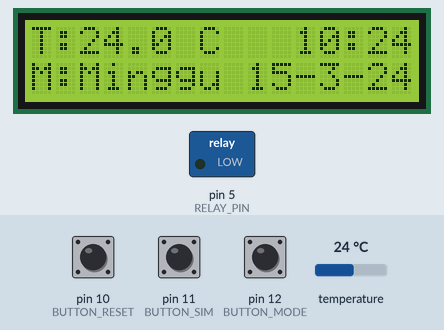
Simulated run of this sketch. Board: Arduino Uno, built with avr-gcc and run on an emulated ATmega328P. Parts: 16×2 character LCD, switched loads named in the sketch (green lamp = pin HIGH). The inputs (shaded band) are chosen by the test bench; at power-on: pin 10 (BUTTON_RESET) HIGH, pin 11 (BUTTON_SIM) HIGH, pin 12 (BUTTON_MODE) HIGH, temperature 24 °C. The local clock reads 2024-03-15 10:24:30 at power-on unless the sketch sets it; the audio player accepts every command and is not drawn; what the sketch prints to the serial monitor is not drawn.

Above: at 3.2 s.
3.3 s: pin 10 (BUTTON_RESET) pulled LOW for 1.15 s
At 6.6 s:
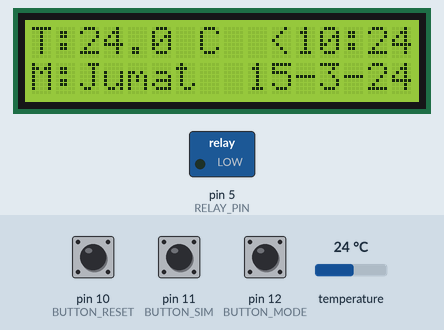
7.2 s: pin 11 (BUTTON_SIM) pulled LOW for 1.15 s
At 8.1 s:
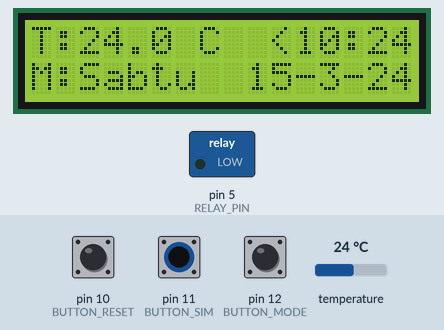
9.8 s: pin 12 (BUTTON_MODE) pulled LOW for 1.15 s
At 11.0 s:
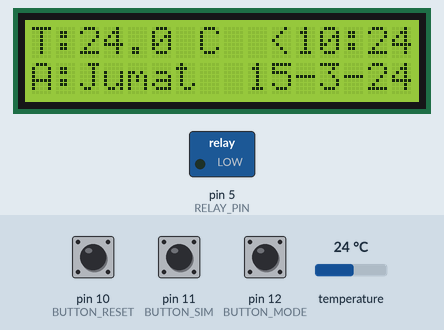
12.7 s: pin 11 (BUTTON_SIM) pulled LOW for 3.2 s
At 15.0 s:
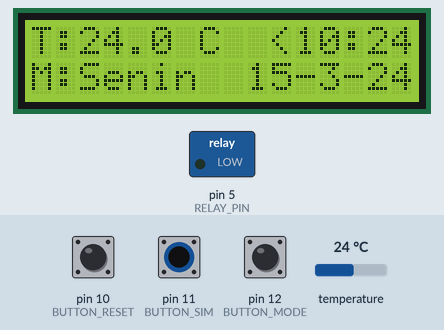
17.4 s: pin 11 (BUTTON_SIM) pulled LOW for 1.15 s
At 19.6 s:
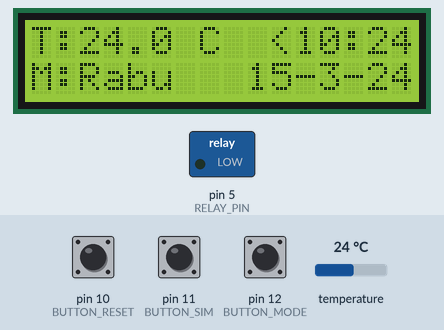
20.0 s: pin 11 (BUTTON_SIM) pulled LOW for 1.15 s
At 24.1 s:
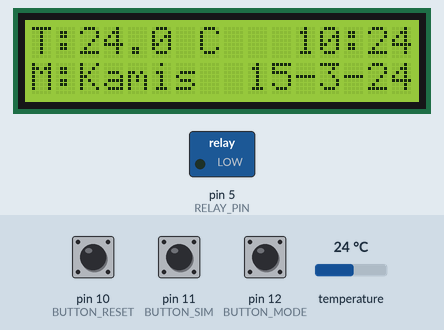
Timing chart, 0 to 25.6 s (numbered marks = the images above; inputs shaded):
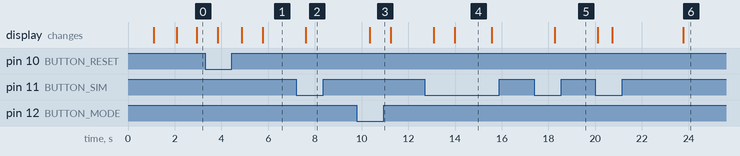

Measured:
- after the input at 3.3 s, the display: first changes after 0.53 s (image 1 shows a later state)
- after the input at 7.2 s, the display: changes after 0.41 s (image 2)
- after the input at 9.8 s, the display: changes after 0.55 s (image 3)
- after the input at 12.7 s, the display: first changes after 0.39 s (image 4 shows a later state)
- after the input at 17.4 s, the display: changes after 0.87 s (image 5)
- after the input at 20.0 s, the display: first changes after 0.12 s (image 6 shows a later state)
- what the display in image 4 shows lasts 1.6 s, from 14.0 s to 15.6 s

The sketch:

TX_Arduino.ino
```cpp
#include <OneWire.h>
#include <DallasTemperature.h>
#include <LiquidCrystal_I2C.h>
#include <DFPlayer_Mini_Mp3.h>
#include <SoftwareSerial.h>
#include <RTClib.h>

#define ONE_WIRE_BUS 4
#define RELAY_PIN 5
#define BUTTON_MODE 12     // saklar selector mode
#define BUTTON_SIM 11      // tombol simulasi counter hari
#define BUTTON_RESET 10    // tombol reset sistem

OneWire oneWire(ONE_WIRE_BUS);
DallasTemperature sensors(&oneWire);
LiquidCrystal_I2C lcd(0x27, 16, 2);

SoftwareSerial DFSerial(255, 8);   // RX, TX untuk DFPlayer
SoftwareSerial dataSerial(255, 9); // RX, TX untuk Komunikasi Data

RTC_DS1307 rtc;

static String lastHari = "";
float suhuC = 0;
int lastRelayState = -1;
bool normalSent = false;

int hariSimulasi = 0;      // counter hari simulasi (manual)
int hariAwalReset = 0;     // menyimpan hari awal saat reset ditekan
bool resetAktif = false;   // status apakah sudah pernah reset ditekan

String namaHari[7] = {
  "Minggu", "Senin", "Selasa", "Rabu", "Kamis", "Jumat", "Sabtu"
};

String hari, waktu;
bool autoMode;
int hariRTC, selisih;

// --- Ambil waktu RTC ---
String getRTCtime() {
  char buffer[30];
  DateTime now = rtc.now();
  snprintf(buffer, sizeof(buffer), "%s, %02d-%02d-%04d %02d:%02d:%02d",
           namaHari[now.dayOfTheWeek()].c_str(),
           now.day(), now.month(), now.year(),
           now.hour(), now.minute(), now.second());
  return String(buffer);
}

// --- Ambil nama hari (RTC atau Simulasi) ---
String getHariAktif(bool autoMode) {
  if (autoMode) {
    DateTime now = rtc.now();
    return namaHari[now.dayOfTheWeek()];
  } else {
    return namaHari[hariSimulasi];
  }
}

// --- Fungsi cek event BALIK & PANEN ---
void cekEventHari(String hari, String waktu, int selisih) {
  if (!resetAktif) return; // kalau reset belum aktif, abaikan

  if (hari != lastHari) {
    Serial.print("Hari baru: ");
    Serial.print(hari);
    Serial.print(" | Selisih: ");
    Serial.println(selisih);

    if (selisih == 3) {
      Serial.println(">>> EVENT BALIK <<<");
      Serial.println("Play DFPlayer...");
      delay(50);
      mp3_play(1);
      Serial.println("Done play DFPlayer");
      delay(500);
      dataSerial.println("MSG:BALIK|TEMP:" + String(suhuC, 1) + "|TIME:" + waktu);
    }

    if (selisih == 6) {
      Serial.println(">>> EVENT PANEN <<<");

      Serial.println("Play DFPlayer...");
      delay(50);
      mp3_play(2);
      Serial.println("Done play DFPlayer");
      delay(500);  // cukup 200ms biar nggak ngeblok

      // kirim notifikasi hanya sekali
      static bool panenSent = false;
      if (!panenSent) {
        dataSerial.println("MSG:PANEN|TEMP:" + String(suhuC, 1) + "|TIME:" + waktu);
        panenSent = true;
      }

      lcd.clear();
      lcd.setCursor(1, 0);
      lcd.print(">>> STOP <<<");
      delay(3000);
      lcd.clear();

      resetAktif = false;
      Serial.println("Reset kembali ke FALSE");
    }
    lastHari = hari;
  }
}

void updateLCD() {
  // LCD update
  DateTime now = rtc.now();
  lcd.setCursor(0, 0);
  lcd.print("T:" + String(suhuC, 1) + " C ");
  lcd.setCursor(11, 0);
  lcd.print(now.hour(), DEC);
  lcd.print(":");
  lcd.print(now.minute(), DEC);
  lcd.setCursor(0, 1);
  if (autoMode) {
    lcd.print("A:" + hari + "   ");
  } else {
    lcd.print("M:" + hari + "   ");
  }
  lcd.setCursor(9, 1);
  lcd.print(now.day(), DEC);
  lcd.print("-");
  lcd.print(now.month(), DEC);
  lcd.print("-");
  lcd.print(now.year() % 100, DEC);
}


void setup() {
  Serial.begin(9600);   // komunikasi ke ESP32
  DFSerial.begin(9600); // DFPlayer
  dataSerial.begin(9600);
  mp3_set_serial(DFSerial);
  delay(1000);
  mp3_set_volume(100);

  sensors.begin();
  lcd.init();
  lcd.backlight();

  if (!rtc.begin()) {
    lcd.setCursor(0, 0);
    lcd.print("RTC ERR");
    while (1);
  }

  pinMode(RELAY_PIN, OUTPUT);
  pinMode(BUTTON_MODE, INPUT_PULLUP);  // saklar mode
  pinMode(BUTTON_SIM, INPUT_PULLUP);   // push button simulasi
  pinMode(BUTTON_RESET, INPUT_PULLUP); // push button reset

  lcd.setCursor(0, 0);
  lcd.print("System Ready");
  delay(1000);
  lcd.clear();
}

void loop() {
  sensors.requestTemperatures();
  suhuC = sensors.getTempCByIndex(0);

  // Baca saklar mode
  autoMode = (digitalRead(BUTTON_MODE) == LOW); // ditekan = AUTO
  hari = getHariAktif(autoMode);
  waktu = getRTCtime();

  int relayState = lastRelayState;

  if (suhuC < 40) {
    relayState = LOW;
    normalSent = false;  // reset flag normal
  }
  else if (suhuC > 50) {
    relayState = HIGH;
    normalSent = false;  // reset flag normal
  }
  else {
    // Suhu normal (40–50 °C)
    relayState = lastRelayState;  // relay tidak berubah
    if (!normalSent) {
      dataSerial.println("TEMP:" + String(suhuC, 1) + "|TIME:" + waktu);
      Serial.println("Notifikasi kondisi SUHU NORMAL terkirim");
      normalSent = true;  // tandai sudah terkirim sekali
    }
  }

  // Kirim notifikasi hanya jika ada perubahan relay
  if (relayState != lastRelayState) {
    digitalWrite(RELAY_PIN, relayState);
    dataSerial.println("TEMP:" + String(suhuC, 1) + "|TIME:" + waktu);
    Serial.println("Notifikasi SUHU TIDAK NORMAL terkirim");
    lastRelayState = relayState;
  }

  // --- RESET ditekan ---
  if (digitalRead(BUTTON_RESET) == LOW) {
    DateTime now = rtc.now();
    hariAwalReset = now.dayOfTheWeek();
    hariSimulasi = hariAwalReset; // sinkron juga untuk simulasi
    resetAktif = true;
    lcd.clear();
    lcd.setCursor(0, 0);
    lcd.print(">>> START <<< ");
    lcd.setCursor(0, 1);
    lcd.print(namaHari[hariAwalReset]);
    delay(1000);
  }

  // --- Mode SIMULASI ---
  if (!autoMode) {
    if (digitalRead(BUTTON_SIM) == LOW && resetAktif) {
      hariSimulasi = (hariSimulasi + 1) % 7;
      hari = getHariAktif(autoMode);
      selisih = (hariSimulasi - hariAwalReset + 7) % 7;
      updateLCD();
      cekEventHari(hari, waktu, selisih);
    }
  }

  // --- Mode AUTO ---
  if (autoMode && resetAktif) {
    hariRTC = rtc.now().dayOfTheWeek();
    selisih = (hariRTC - hariAwalReset + 7) % 7;
    updateLCD();
    cekEventHari(hari, waktu, selisih);
  }

  updateLCD();

  delay(100);
}
```
